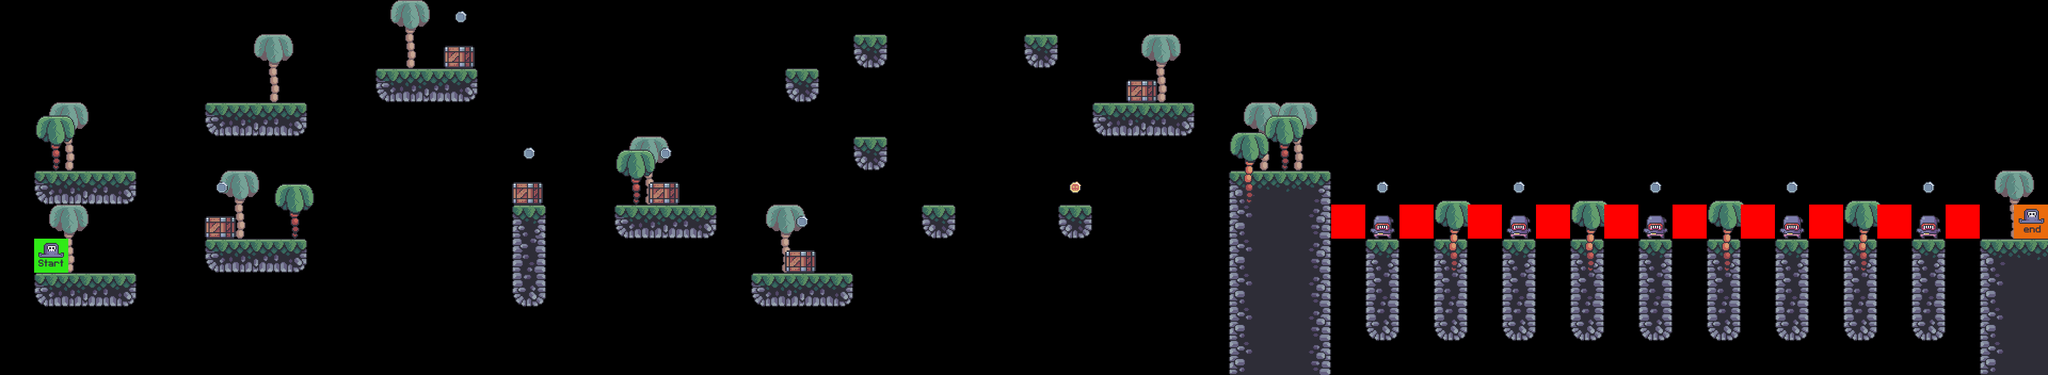

This is a level from a 2D game, rendered from its Tiled map with the project's own tilesets. A one-line summary and the map file follow, with tile-layer data summarised:
An orthogonal 60x11 tile map with 64x64 px tiles, 9 tile layers (bg_palms, terrain, grass, fg_palms, ...), 7 tilesets.

<map version="1.8" tiledversion="1.8.1" orientation="orthogonal" renderorder="right-down" width="60" height="11" tilewidth="64" tileheight="64" infinite="0" nextlayerid="11" nextobjectid="1">
 <editorsettings>
  <export target="../0/level_0.csv" format="csv" />
 </editorsettings>
 <tileset firstgid="1" source="../tilesets/terrain_tiles.tsx" />
 <tileset firstgid="17" source="../tilesets/coin_tiles.tsx" />
 <tileset firstgid="19" source="../tilesets/grass_tiles.tsx" />
 <tileset firstgid="24" source="../tilesets/palms.tsx" />
 <tileset firstgid="27" source="../tilesets/crate.tsx" />
 <tileset firstgid="28" source="../tilesets/player_tiles.tsx" />
 <tileset firstgid="30" source="../tilesets/enemy_tiles.tsx" />
 <layer id="5" name="bg_palms" width="60" height="11">
  <data>[660 cells, 11 non-empty, 1 distinct tile ids]</data>
 </layer>
 <layer id="1" name="terrain" width="60" height="11" opacity="0.9">
  <data>[660 cells, 86 non-empty, 13 distinct tile ids]</data>
 </layer>
 <layer id="3" name="grass" width="60" height="11">
  <data>[660 cells, 0 non-empty, 0 distinct tile ids]</data>
 </layer>
 <layer id="6" name="fg_palms" width="60" height="11">
  <data>[660 cells, 9 non-empty, 2 distinct tile ids]</data>
 </layer>
 <layer id="7" name="crates" width="60" height="11">
  <data>[660 cells, 7 non-empty, 1 distinct tile ids]</data>
 </layer>
 <layer id="2" name="coins" width="60" height="11">
  <data>[660 cells, 11 non-empty, 2 distinct tile ids]</data>
 </layer>
 <layer id="9" name="enemies" width="60" height="11">
  <data>[660 cells, 5 non-empty, 1 distinct tile ids]</data>
 </layer>
 <layer id="8" name="player" width="60" height="11">
  <data>[660 cells, 2 non-empty, 2 distinct tile ids]</data>
 </layer>
 <layer id="10" name="constraints" width="60" height="11">
  <data>[660 cells, 10 non-empty, 1 distinct tile ids]</data>
 </layer>
</map>
